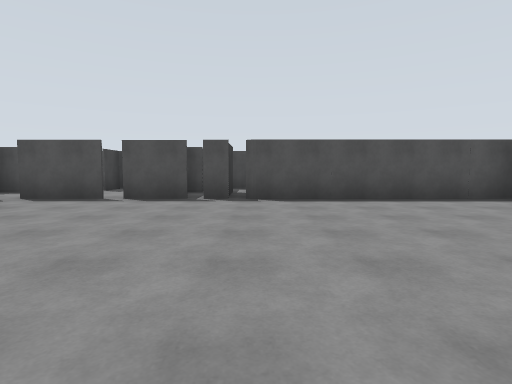
View 1 (above)

16 first-person views from a walk through a world built for the Gazebo simulator. The camera is 1.2 m above the floor, tilts 4° down and sees 80° across. The floor is counted in squares, 2.5 m on a side. Each view is taken from the middle of a square. On the plan, view 1 faces up. The plan holds only what a view shows up to about 9 squares ahead; the rest is blank.

View 2
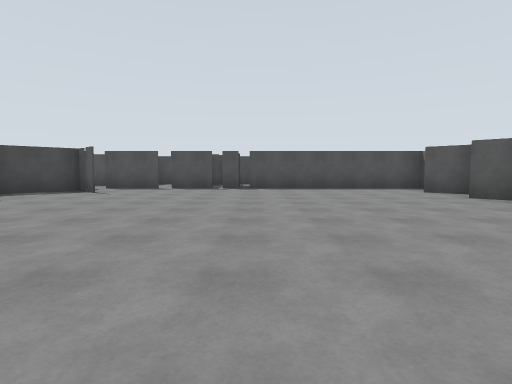

View 3
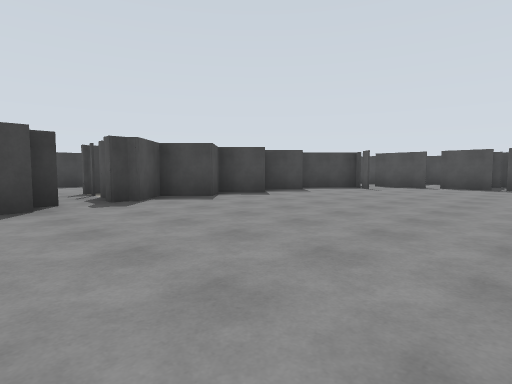

View 4
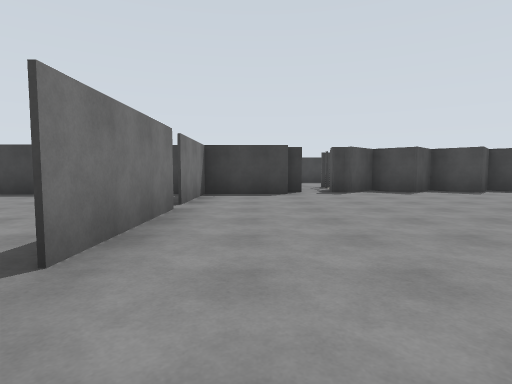

View 5
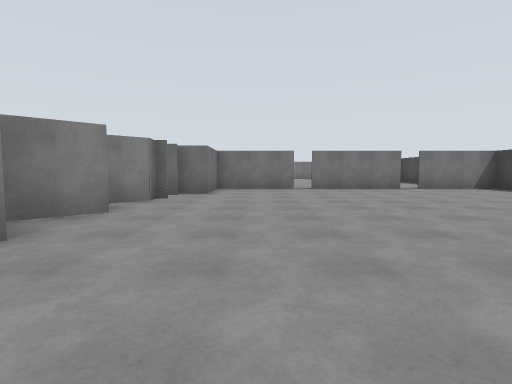

View 6
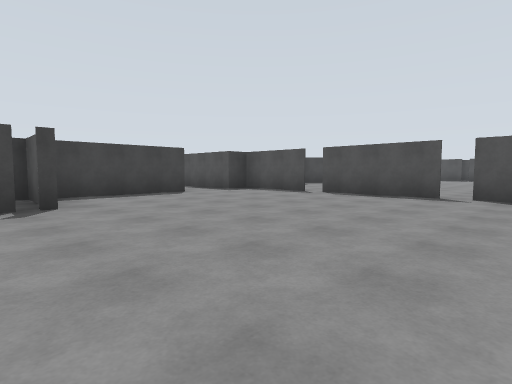

View 7
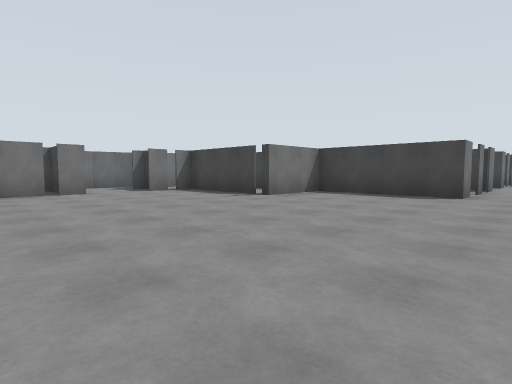

View 8
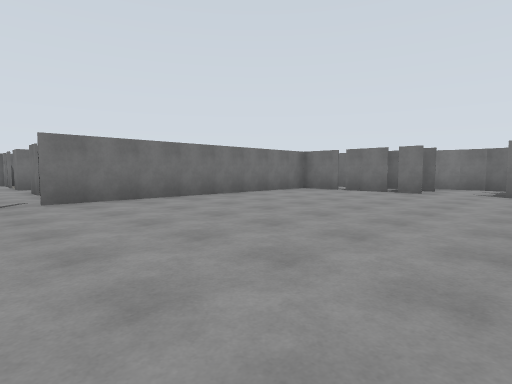

View 9
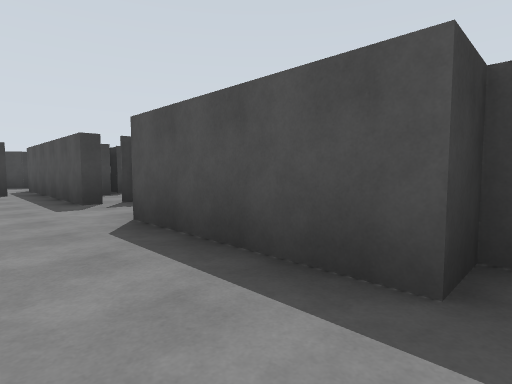

View 10
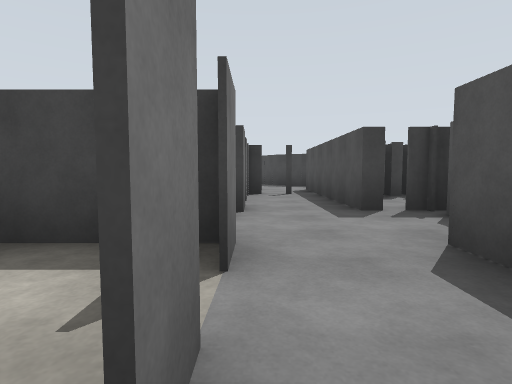

View 11
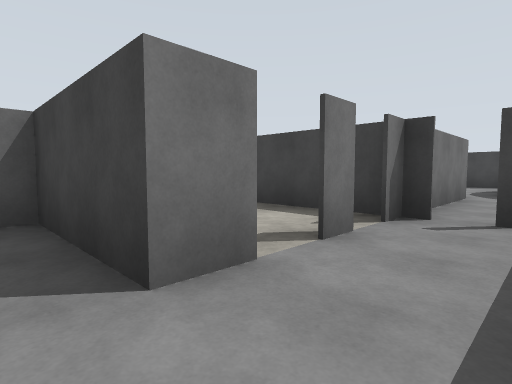

View 12
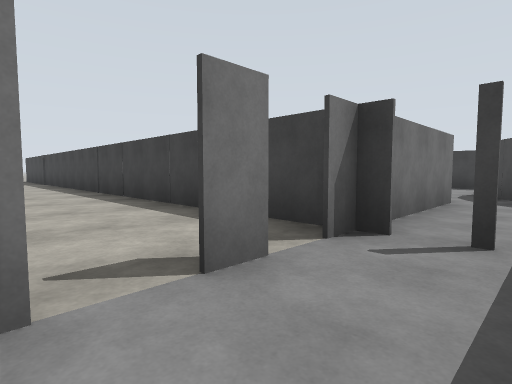

View 13
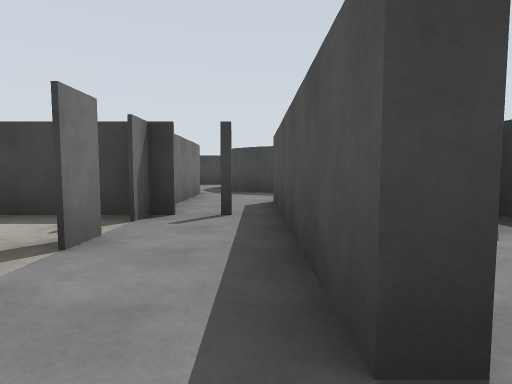

View 14
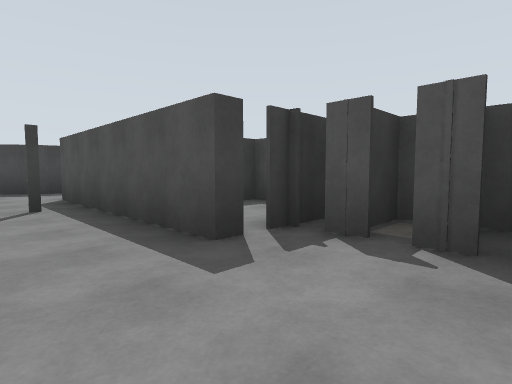

View 15
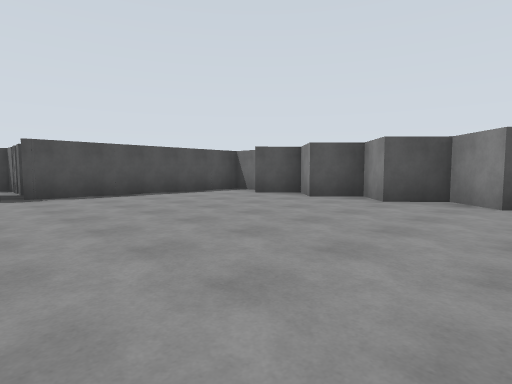

View 16
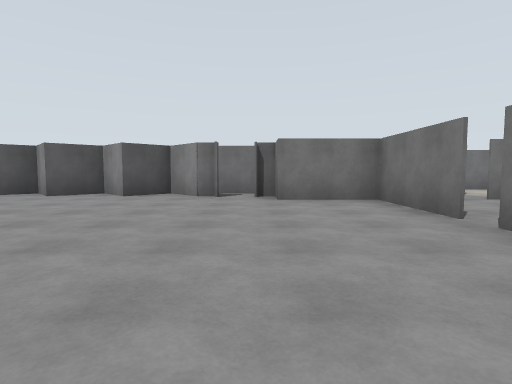

### Floor plan
Ten units are one square. View 1 is at (0, 0); x grows to the right and y downward. Boxes are objects, and circles mark ways between rooms. Rooms are numbered by the first view taken in them; rooms with no view inside come last. Other rooms are left out.
<svg viewBox="-116 -86 165 241">
<path fill="none" stroke="#000" d="M37 23 37 19 44 12 37 5 44 -2 37 -9 44 -16 37 -23 44 -30 36 -38M-34 -35 -42 -42 -53 -32M10 50 31 50 31 34 38 34 38 30M-46 -23 -54 -16 -46 -9 -54 -2 -47 5 -54 12 -46 20M-4 -52 -24 -52M-42 32 -42 57M44 30 44 21M-19 50 6 50M-48 29 -48 34M-25 -52 -41 -52M44 -44 44 -52 -1 -52M-44 50 -22 50M-11 -68 -16 -68M0 -69 0 -81 -6 -81M-42 101 -24 101 -24 129 -12 129M-42 71 -42 104M0 129 30 129 31 67M-22 49 -44 49M6 49 -19 49M15 49 10 49M-18 138 -12 138M0 138 5 138M-18 148 -13 149M-15 149 -5 150 3 149M-8 150 -2 150M-71 71 -64 71M-72 49 -78 49M-81 49 -84 49M-59 71 -52 71M-86 57 -111 57M-92 71 -87 71 -87 94M-48 71 -42 71M-42 57 -70 57M-104 71 -98 71"/>
<circle cx="-20" cy="50" r="3" fill="#2a7"/>
<circle cx="10" cy="50" r="3" fill="#2a7"/>
<circle cx="-40" cy="65" r="3" fill="#2a7"/>
<text x="0" y="0">1</text>
<text x="-10" y="90">2</text>
<text x="-70" y="60">3</text>
</svg>
Room 1 opens to room 2. Room 2 opens to room 3.

Where each view was taken, in squares from view 1:
view 1: 0 up, 0 right, facing up
view 2: 3 down, 0 right, facing up
view 3: 4 down, 0 right, facing up-left
view 4: 4 down, 2 right, facing left
view 5: 3 up, 2 right, facing down
view 6: 11 down, 2 right, facing up-left
view 7: 6 down, 2 right, facing down-left
view 8: 6 down, 2 left, facing down-right
view 9: 7 down, 4 left, facing up-left
view 10: 7 down, 5 left, facing left
view 11: 6 down, 8 left, facing down-left
view 12: 6 down, 9 left, facing down-left
view 13: 6 down, 8 left, facing left
view 14: 7 down, 7 left, facing up-left
view 15: 1 down, 1 left, facing up-right
view 16: 3 down, 2 left, facing right
